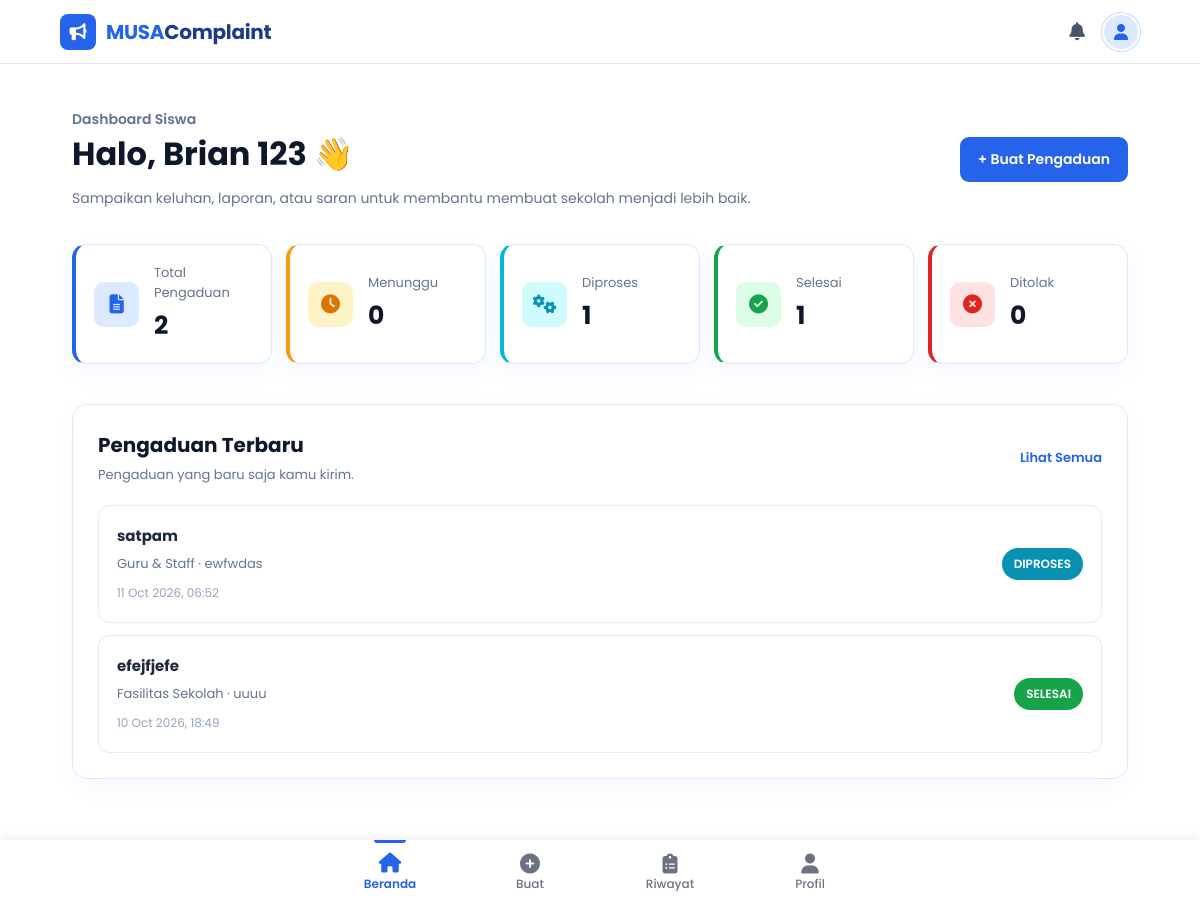
The page /siswa/siswa_dashboard.php (signed in) on the database its author committed.
### tables this page shows
CREATE TABLE `pengaduan` (
  `id_pengaduan` int UNSIGNED NOT NULL,
  `id_siswa` int UNSIGNED NOT NULL,
  `id_kategori` int UNSIGNED NOT NULL,
  `id_status` int UNSIGNED NOT NULL,
  `judul` varchar(200) NOT NULL,
  `isi_pengaduan` text NOT NULL,
  `lokasi` varchar(255) DEFAULT NULL,
  `created_at` timestamp NULL DEFAULT CURRENT_TIMESTAMP,
  `updated_at` timestamp NULL DEFAULT CURRENT_TIMESTAMP ON UPDATE CURRENT_TIMESTAMP,
  `dilihat_siswa_at` datetime DEFAULT NULL
);

CREATE TABLE `kategori` (
  `id_kategori` int UNSIGNED NOT NULL,
  `nama_kategori` varchar(100) NOT NULL,
  `deskripsi` text
);

CREATE TABLE `status_pengaduan` (
  `id_status` int UNSIGNED NOT NULL,
  `nama_status` varchar(50) NOT NULL,
  `deskripsi` text
);

### siswa/siswa_dashboard.php (the view, shortened to what this page needs)
<?php
require_once "../config/database.php";
$id_siswa = $_SESSION["user_id"];
$nama = $_SESSION["nama"];
$stmt = $conn->prepare("
    SELECT
        COUNT(*) AS total,
        COALESCE(SUM(s.nama_status = 'Menunggu'), 0) AS menunggu,
        COALESCE(SUM(s.nama_status IN ('Diproses','Ditanggapi')), 0) AS diproses,
        COALESCE(SUM(s.nama_status = 'Selesai'),  0) AS selesai,
        COALESCE(SUM(s.nama_status = 'Ditolak'),  0) AS ditolak
    FROM pengaduan p
    JOIN status_pengaduan s
        ON p.id_status = s.id_status
    WHERE p.id_siswa = ?
");
$stmt->bind_param("i", $id_siswa);
$stmt->execute();
$stat = $stmt->get_result()->fetch_assoc();
$total    = (int) $stat["total"];
$menunggu = (int) $stat["menunggu"];
$diproses = (int) $stat["diproses"];
$selesai  = (int) $stat["selesai"];
$ditolak  = (int) $stat["ditolak"];
function kelasBadgeStatus($nama_status)
{
    switch (strtolower(trim($nama_status))) {
        case "diproses":
        case "ditanggapi":
            return "bg-info text-white";
        case "selesai":
            return "bg-success text-white";
    }
}
$stmt = $conn->prepare("
    SELECT
        p.id_pengaduan,
        p.judul,
        p.lokasi,
        p.created_at,
        k.nama_kategori,
        s.nama_status,
        /* 1 = admin memperbarui/menanggapi dan siswa belum membukanya */
        (
            p.updated_at > COALESCE(p.dilihat_siswa_at, p.created_at)
            OR EXISTS (
                SELECT 1
                FROM tanggapan t
                WHERE t.id_pengaduan = p.id_pengaduan
                AND COALESCE(t.pengirim, 'admin') <> 'siswa'
                AND t.created_at > COALESCE(p.dilihat_siswa_at, p.created_at)
            )
        ) AS belum_dibaca
    FROM pengaduan p
    JOIN kategori k
        ON p.id_kategori = k.id_kategori
    JOIN status_pengaduan s
        ON p.id_status = s.id_status
    WHERE p.id_siswa = ?
    ORDER BY p.created_at DESC
    LIMIT 5
");
$stmt->bind_param("i", $id_siswa);
$stmt->execute();
$pengaduan = $stmt->get_result();
?>
<!DOCTYPE html>
<html lang="id">
<head>
    <link rel="stylesheet"
          href="https://cdnjs.cloudflare.com/ajax/libs/font-awesome/6.5.1/css/all.min.css">
    <link rel="stylesheet"
          href="../asests/css/siswa.css">
    <link rel="stylesheet"
          href="../asests/css/tanggapan.css">
</head>
<body>
<main class="dashboard-container">
    <section class="dashboard-welcome">
        <div>
            <p class="dashboard-label">
                Dashboard Siswa
            </p>
            <h1>
                Halo, <?= htmlspecialchars($nama); ?> 👋
            </h1>
            <p>
                Sampaikan keluhan, laporan, atau saran
                untuk membantu membuat sekolah menjadi lebih baik.
            </p>
        </div>
        <a href="buat_pengaduan.php"
           class="primary-button">
            + Buat Pengaduan
        </a>
    </section>
    <section class="dashboard-stats">
        <div class="stat-card stat-total">
            <div class="stat-icon">
                <i class="fas fa-file-alt" aria-hidden="true"></i>
            </div>
            <div>
                <span>
                    Total Pengaduan
                </span>
                <strong>
                    <?= $total; ?>
                </strong>
            </div>
        </div>
        <div class="stat-card stat-warning">
            <div class="stat-icon">
                <i class="fas fa-clock" aria-hidden="true"></i>
            </div>
            <div>
                <span>
                    Menunggu
                </span>
                <strong>
                    <?= $menunggu; ?>
                </strong>
            </div>
        </div>
        <div class="stat-card stat-info">
            <div class="stat-icon">
                <i class="fas fa-cogs" aria-hidden="true"></i>
            </div>
            <div>
                <span>
                    Diproses
                </span>
                <strong>
                    <?= $diproses; ?>
                </strong>
            </div>
        </div>
        <div class="stat-card stat-success">
            <div class="stat-icon">
                <i class="fas fa-check-circle" aria-hidden="true"></i>
            </div>
            <div>
                <span>
                    Selesai
                </span>
                <strong>
                    <?= $selesai; ?>
                </strong>
            </div>
        </div>
        <div class="stat-card stat-danger">
            <div class="stat-icon">
                <i class="fas fa-times-circle" aria-hidden="true"></i>
            </div>
            <div>
                <span>
                    Ditolak
                </span>
                <strong>
                    <?= $ditolak; ?>
                </strong>
            </div>
        </div>
    </section>
    <section class="dashboard-section">
        <div class="section-heading">
            <div>
                <h2>
                    Pengaduan Terbaru
                </h2>
                <p>
                    Pengaduan yang baru saja kamu kirim.
                </p>
            </div>
            <a href="pengaduan_saya.php">
                Lihat Semua
            </a>
        </div>
        <div class="complaint-list">
            <?php if ($pengaduan->num_rows > 0): ?>
                <?php while ($row = $pengaduan->fetch_assoc()): ?>
                    <div class="complaint-card">
                        <div class="complaint-info">
                            <h3>
                                <a href="detail_pengaduan.php?id=<?= (int) $row["id_pengaduan"]; ?>"
                                   class="complaint-link">
                                    <?= htmlspecialchars($row["judul"]); ?>
                                </a>
                            </h3>
                            <p>
                                <?= htmlspecialchars($row["nama_kategori"]); ?>
                                ·
                                <?= htmlspecialchars($row["lokasi"]); ?>
                            </p>
                            <small>
                                <?= date(
                                    "d M Y, H:i",
                                    strtotime($row["created_at"])
                                ); ?>
                            </small>
                        </div>
                        <div class="complaint-status">
                            <span class="<?= kelasBadgeStatus($row["nama_status"]); ?>">
                                <?= htmlspecialchars($row["nama_status"]); ?>
                            </span>
                        </div>
                    </div>
                <?php endwhile; ?>
            <?php endif; ?>
        </div>
    </section>
</main>
<?php include "bottom-nav.php"; ?>
</body>
</html>

### asests/css/siswa.css (style rules this page uses)
* { margin: 0; padding: 0; box-sizing: border-box; font-family: "Poppins", sans-serif; }
body { font-family: "Poppins", sans-serif; }
.dashboard-container { width: 88%; max-width: 1250px; margin: 0 auto; padding: 45px 0; }
.dashboard-welcome { display: flex; align-items: center; justify-content: space-between; gap: 30px; margin-bottom: 35px; }
.dashboard-label { color: #2563eb; font-size: 13px; font-weight: 600; margin-bottom: 8px; }
.dashboard-welcome h1 { margin: 0 0 10px; color: #0f172a; font-size: 32px; }
.dashboard-welcome p { margin: 0; color: #64748b; font-size: 14px; }
.primary-button { display: inline-flex; align-items: center; justify-content: center; padding: 12px 18px; background: #2563eb; color: #ffffff; border-radius: 9px; text-decoration: none; font-size: 14px; font-weight: 600; white-space: nowrap; transition: 0.2s ease; }
.dashboard-stats { display: grid; grid-template-columns: repeat(4, 1fr); gap: 18px; margin-bottom: 40px; }
.stat-card { background: #ffffff; border: 1px solid #dbeafe; border-radius: 14px; padding: 22px; display: flex; align-items: center; gap: 15px; box-shadow: 0 8px 25px rgba(37, 99, 235, 0.05); }
.stat-icon { width: 45px; height: 45px; display: flex; align-items: center; justify-content: center; border-radius: 10px; background: #eff6ff; color: #2563eb; font-weight: 700; }
.stat-card span { display: block; color: #64748b; font-size: 13px; margin-bottom: 4px; }
.stat-card strong { color: #0f172a; font-size: 25px; }
.dashboard-section { background: #ffffff; border: 1px solid #dbeafe; border-radius: 15px; padding: 25px; box-shadow: 0 8px 25px rgba(37, 99, 235, 0.04); }
.section-heading { display: flex; align-items: center; justify-content: space-between; margin-bottom: 20px; }
.section-heading h2 { margin: 0 0 5px; color: #0f172a; font-size: 20px; }
.section-heading p { margin: 0; color: #64748b; font-size: 13px; }
.section-heading a { color: #2563eb; text-decoration: none; font-size: 13px; font-weight: 600; }
.complaint-list { display: flex; flex-direction: column; gap: 12px; }
.complaint-card { display: flex; align-items: center; justify-content: space-between; gap: 20px; padding: 18px; border: 1px solid #e0ecff; border-radius: 11px; transition: 0.2s ease; }
.complaint-info h3 { margin: 0 0 7px; color: #1e293b; font-size: 15px; }
.complaint-info p { margin: 0 0 5px; color: #64748b; font-size: 13px; }
.complaint-info small { color: #94a3b8; font-size: 12px; }
.complaint-status span { display: inline-block; padding: 7px 12px; border-radius: 20px; background: #eff6ff; color: #2563eb; font-size: 12px; font-weight: 600; white-space: nowrap; }
.dashboard-stats { grid-template-columns: repeat(5, 1fr); gap: 14px; }
.stat-card { padding: 18px; border-left-width: 4px; }
.stat-icon { flex-shrink: 0; font-size: 19px; }
.stat-total { border-left-color: #2563eb; }
.stat-warning { border-left-color: #f59e0b; }
.stat-info { border-left-color: #06b6d4; }
.stat-success { border-left-color: #16a34a; }
.stat-danger { border-left-color: #dc2626; }
.stat-total .stat-icon { background: #dbeafe; color: #2563eb; }
.stat-warning .stat-icon { background: #fef3c7; color: #d97706; }
.stat-info .stat-icon { background: #cffafe; color: #0891b2; }
.stat-success .stat-icon { background: #dcfce7; color: #16a34a; }
.stat-danger .stat-icon { background: #fee2e2; color: #dc2626; }
.complaint-status span.bg-info { background: #0891b2; color: #ffffff; }
.complaint-status span.bg-success { background: #16a34a; color: #ffffff; }

### asests/css/tanggapan.css (style rules this page uses)
.complaint-status span { position: relative; }
.complaint-link { color: inherit; text-decoration: none; }

### asests/css/bottom-nav.css (style rules this page uses)
:root { --tb-height: 64px; --bn-height: 64px; --bn-active: #2563eb; --bn-inactive: #6b7280; }
body { padding-top: var(--tb-height); padding-bottom: calc(var(--bn-height) + env(safe-area-inset-bottom, 0px) + 16px); }

### rows shown on the page
pengaduan: judul "satpam", id_kategori.nama_kategori "Guru & Staff", lokasi "ewfwdas", created_at "11 Oct 2026, 06:52", id_status.nama_status "DIPROSES"
pengaduan: judul "efejfjefe", id_kategori.nama_kategori "Fasilitas Sekolah", lokasi "uuuu", created_at "10 Oct 2026, 18:49", id_status.nama_status "SELESAI"

### other values the page prints
$nama "Brian 123"
$total "2"
$menunggu "0"
$diproses "1"
$selesai "1"
$ditolak "0"
$label "Beranda"
$label "Buat"
$label "Riwayat"
$label "Profil"
